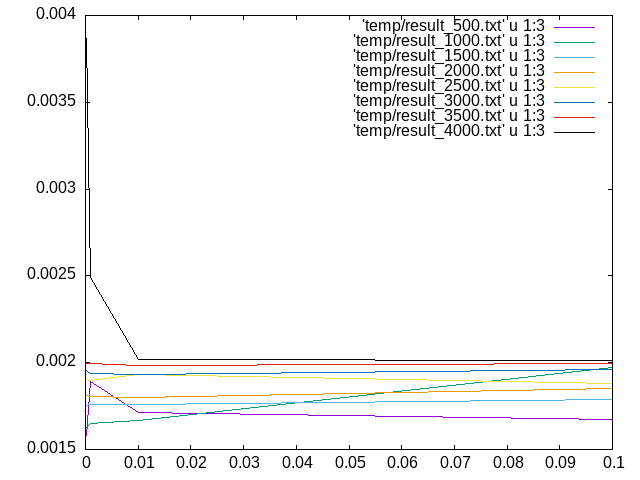

The script that saved this image:
set term png
set output "temp/result.png"
plot 'temp/result_500.txt' u 1:3 w lines, 'temp/result_1000.txt' u 1:3 w lines, 'temp/result_1500.txt' u 1:3 w lines, 'temp/result_2000.txt' u 1:3 w lines, 'temp/result_2500.txt' u 1:3 w lines, 'temp/result_3000.txt' u 1:3 w lines, 'temp/result_3500.txt' u 1:3 w lines, 'temp/result_4000.txt' u 1:3 w lines, 